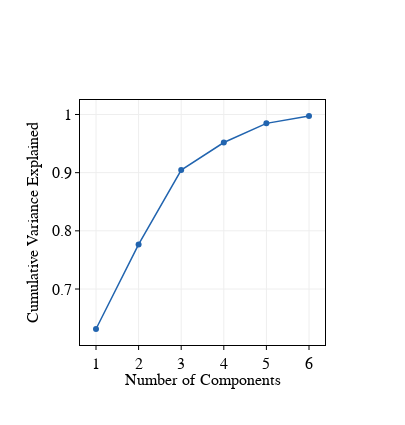

Notebook source saved alongside this figure:
### Markdown cell above
### Plot cumulative variance represented by each component ###

### Code cell
trace_list = []

trace_list.append(go.Scatter(x=np.arange(1,7),
                             y=np.cumsum(pca.explained_variance_ratio_),
                             mode='lines+markers',
                             line=dict(width=1.5, color='rgb(33,100,175)'),
                             name=analyte))


layout = go.Layout(height=425, width=405, legend_x= 0.1, legend_y=-0.15, legend_font=dict(family='Myriad Pro', size=12, color='black'), legend_orientation='h',
                   xaxis=dict(title='Number of Components',
                              title_standoff=0.5,
                              titlefont=dict(family='Myriad Pro', size=16, color='black'),
                              showline=True, linewidth=1, linecolor='black', mirror=True, side='bottom',
                              ticks='outside', ticklen=4, tickangle=0, nticks=8,
                              tickfont=dict(size=16, family='Myriad Pro', color='black'), tickcolor='black',
                              showgrid=True,zeroline=True),
                  
                  yaxis=dict(title='Cumulative Variance Explained',
                            titlefont=dict(family='Myriad Pro', size=16, color='black'),

                              anchor='x', side='left', showgrid=True, zeroline=True,
                            tickfont=dict(family='Myriad Pro',size=16, color='black'), tickcolor='black', 

                              showline=True, linewidth=1, linecolor='black', mirror=True,
                              ticks='outside', ticklen=4, tickangle=0))



            
fig = go.Figure(data = trace_list, layout=layout)
plot(fig)
#pio.write_image(fig,"/Figures/si_fig_red_pca_variance.svg",format='svg')

### Figure 1 — Plotly figure (JSON) as saved in the notebook; plotly's stock layout.template omitted (floating-point values rounded to 4 significant figures)
{"data": [{"line": {"color": "rgb(33,100,175)", "width": 1.5}, "mode": "lines+markers", "name": "biomass_yield", "type": "scatter", "x": [1, 2, 3, 4, 5, 6], "y": [0.6313, 0.7766, 0.9046, 0.9518, 0.9847, 0.9974]}], "layout": {"height": 425, "legend": {"font": {"color": "black", "family": "Myriad Pro", "size": 12}, "orientation": "h", "x": 0.1, "y": -0.15}, "width": 405, "xaxis": {"linecolor": "black", "linewidth": 1, "mirror": true, "nticks": 8, "showgrid": true, "showline": true, "side": "bottom", "tickangle": 0, "tickcolor": "black", "tickfont": {"color": "black", "family": "Myriad Pro", "size": 16}, "ticklen": 4, "ticks": "outside", "title": {"font": {"color": "black", "family": "Myriad Pro", "size": 16}, "standoff": 0.5, "text": "Number of Components"}, "zeroline": true}, "yaxis": {"anchor": "x", "linecolor": "black", "linewidth": 1, "mirror": true, "showgrid": true, "showline": true, "side": "left", "tickangle": 0, "tickcolor": "black", "tickfont": {"color": "black", "family": "Myriad Pro", "size": 16}, "ticklen": 4, "ticks": "outside", "title": {"font": {"color": "black", "family": "Myriad Pro", "size": 16}, "text": "Cumulative Variance Explained"}, "zeroline": true}}}
